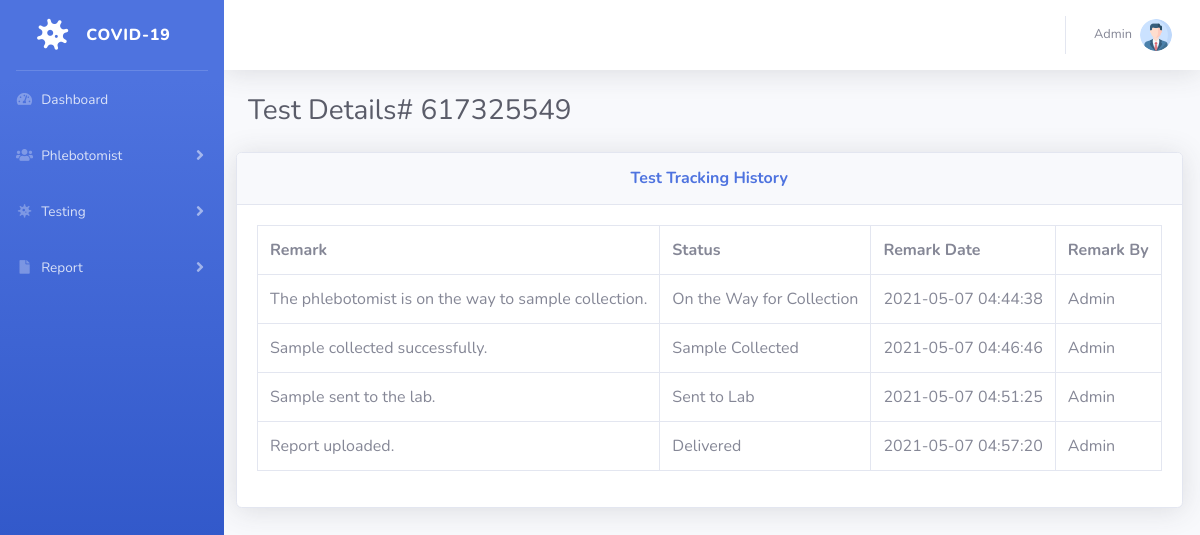
Screenshot of /COVID-19/patient-report-details.php?oid=617325549 (signed in) with the database file from the repository.
### tables this page shows
CREATE TABLE `tblreporttracking` (
  `id` int(11) NOT NULL,
  `OrderNumber` bigint(40) DEFAULT NULL,
  `Remark` varchar(255) DEFAULT NULL,
  `Status` varchar(120) DEFAULT NULL,
  `PostingTime` timestamp NULL DEFAULT current_timestamp(),
  `RemarkBy` int(5) DEFAULT NULL
);

### COVID-19/patient-report-details.php (the view, shortened to what this page needs)
<?php session_start();
include_once('includes/config.php');
?>
<!DOCTYPE html>
<html lang="en">
<head>
    <link href="vendor/fontawesome-free/css/all.min.css" rel="stylesheet" type="text/css">
    <link href="css/sb-admin-2.min.css" rel="stylesheet">
</head>
<body id="page-top">
    <div id="wrapper">
        <?php include_once('includes/sidebar.php');?>
             <div id="content-wrapper" class="d-flex flex-column">
                <div id="content">
                    <?php include_once('includes/topbar.php');?>
                         <div class="container-fluid">
                            <h1 class="h3 mb-4 text-gray-800">Test Details# <?php echo intval($_GET['oid']);?></h1>
                            <div class="row">
<?php
$orderid=intval($_GET['oid']);
$ret=mysqli_query($con,"select * from tblreporttracking
join tbladmin on tbladmin.ID=tblreporttracking.RemarkBy
where tblreporttracking.OrderNumber='$orderid'");
$num=mysqli_num_rows($ret);
?>
<div class="row">
                         <div class="col-lg-12">
                            <div class="card shadow mb-4">
                                <div class="card-header py-3">
                                    <h6 class="m-0 font-weight-bold text-primary" align="center">Test  Tracking History</h6>
                                </div>
                                <div class="card-body">
                                <?php if($num>0){
                                ?>
                                 <table class="table table-bordered"  width="100%" cellspacing="0">
                                <tr>
                                    <th>Remark</th>
                                    <th>Status</th>
                                    <th>Remark Date</th>
                                    <th>Remark By</th>
                                <?php while($result=mysqli_fetch_array($ret)){?>
                                </tr>
                                    <tr>
                                    <td><?php echo $result['Remark'];?></td>
                                    <td><?php echo $result['Status'];?></td>
                                    <td><?php echo $result['PostingTime'];?></td>
                                    <td><?php echo $result['AdminName'];?></td>
                                    </tr>
                                <?php }?>
                                </table>
                                 <?php
                             } else { ?>
                        <h4 align="center" style="color:red"> No Tracking history found </h4>
                                 <?php } ?>
                                </div>
                            </div>
                        </div>
                    </div>
            </div>
        </div>
    </div>
</div>
</body>
</html>

### COVID-19/includes/topbar.php (shortened to what this page needs)
      <nav class="navbar navbar-expand navbar-light bg-white topbar mb-4 static-top shadow">
            <?php if($_SESSION['aid']):?>
                    <ul class="navbar-nav ml-auto">
                        <li class="nav-item dropdown no-arrow">
                            <a class="nav-link dropdown-toggle" href="#" id="userDropdown" role="button"
                                data-toggle="dropdown" aria-haspopup="true" aria-expanded="false">
                <?php
$adid=$_SESSION['aid'];
$ret1=mysqli_query($con,"select AdminName from tbladmin where ID='$adid'");
while($row1=mysqli_fetch_array($ret1)){
?>
                                <span class="mr-2 d-none d-lg-inline text-gray-600 small"><?php  echo $row1['AdminName'];?></span>
                           <?php } ?>
                                <img class="img-profile rounded-circle"
                                    src="img/profile.png">
                            </a>
                        </li>
                    </ul>
                <?php endif;?>
                </nav>

### rows the page displays
tblreporttracking: Remark "The phlebotomist is on the way to sample collection.", Status "On the Way for Collection", PostingTime "2021-05-07 04:44:38", tbladmin.AdminName "Admin"
tblreporttracking: Remark "Sample collected successfully.", Status "Sample Collected", PostingTime "2021-05-07 04:46:46", tbladmin.AdminName "Admin"
tblreporttracking: Remark "Sample sent to the lab.", Status "Sent to Lab", PostingTime "2021-05-07 04:51:25", tbladmin.AdminName "Admin"
tblreporttracking: Remark "Report uploaded.", Status "Delivered", PostingTime "2021-05-07 04:57:20", tbladmin.AdminName "Admin"

### other values shown
$row1['AdminName'] "Admin"
$_GET['oid'] "617325549"
